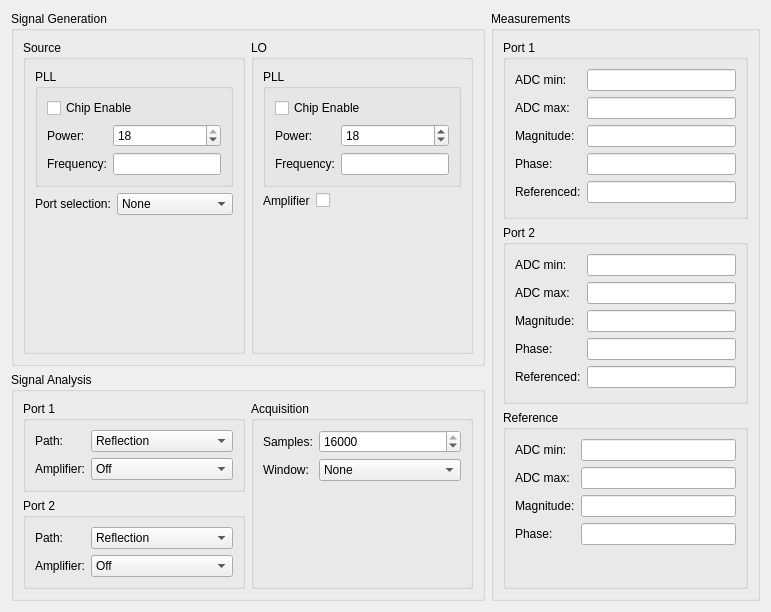
<?xml version="1.0" encoding="UTF-8"?>
<ui version="4.0">
 <class>ManualControlDialogVE1</class>
 <widget class="QDialog" name="ManualControlDialogVE1">
  <property name="windowModality">
   <enum>Qt::WindowModality::ApplicationModal</enum>
  </property>
  <property name="geometry">
   <rect>
    <x>0</x>
    <y>0</y>
    <width>771</width>
    <height>612</height>
   </rect>
  </property>
  <property name="windowTitle">
   <string>Manual System Control</string>
  </property>
  <layout class="QHBoxLayout" name="horizontalLayout_4">
   <item>
    <layout class="QHBoxLayout" name="horizontalLayout_3">
     <item>
      <layout class="QVBoxLayout" name="verticalLayout_3">
       <item>
        <widget class="QGroupBox" name="groupBox_10">
         <property name="title">
          <string>Signal Generation</string>
         </property>
         <layout class="QHBoxLayout" name="horizontalLayout_2">
          <item>
           <widget class="QGroupBox" name="groupBox_3">
            <property name="title">
             <string>Source</string>
            </property>
            <layout class="QVBoxLayout" name="verticalLayout">
             <item>
              <widget class="QGroupBox" name="groupBox">
               <property name="title">
                <string>PLL</string>
               </property>
               <layout class="QVBoxLayout" name="verticalLayout_10">
                <item>
                 <widget class="QCheckBox" name="srcCE">
                  <property name="text">
                   <string>Chip Enable</string>
                  </property>
                 </widget>
                </item>
                <item>
                 <layout class="QFormLayout" name="formLayout">
                  <item row="0" column="0">
                   <widget class="QLabel" name="label">
                    <property name="text">
                     <string>Power:</string>
                    </property>
                   </widget>
                  </item>
                  <item row="1" column="0">
                   <widget class="QLabel" name="label_2">
                    <property name="text">
                     <string>Frequency:</string>
                    </property>
                   </widget>
                  </item>
                  <item row="1" column="1">
                   <widget class="SIUnitEdit" name="srcFreq"/>
                  </item>
                  <item row="0" column="1">
                   <widget class="QSpinBox" name="srcPwr">
                    <property name="maximum">
                     <number>18</number>
                    </property>
                    <property name="value">
                     <number>18</number>
                    </property>
                   </widget>
                  </item>
                 </layout>
                </item>
               </layout>
              </widget>
             </item>
             <item>
              <layout class="QFormLayout" name="formLayout_10">
               <item row="0" column="0">
                <widget class="QLabel" name="label_10">
                 <property name="text">
                  <string>Port selection:</string>
                 </property>
                </widget>
               </item>
               <item row="0" column="1">
                <widget class="QComboBox" name="portSel">
                 <item>
                  <property name="text">
                   <string>None</string>
                  </property>
                 </item>
                 <item>
                  <property name="text">
                   <string>Port 1</string>
                  </property>
                 </item>
                 <item>
                  <property name="text">
                   <string>Port 2</string>
                  </property>
                 </item>
                </widget>
               </item>
              </layout>
             </item>
             <item>
              <spacer name="verticalSpacer_2">
               <property name="orientation">
                <enum>Qt::Orientation::Vertical</enum>
               </property>
               <property name="sizeHint" stdset="0">
                <size>
                 <width>20</width>
                 <height>40</height>
                </size>
               </property>
              </spacer>
             </item>
            </layout>
           </widget>
          </item>
          <item>
           <widget class="QGroupBox" name="groupBox_4">
            <property name="title">
             <string>LO</string>
            </property>
            <layout class="QVBoxLayout" name="verticalLayout_2">
             <item>
              <widget class="QGroupBox" name="groupBox_5">
               <property name="title">
                <string>PLL</string>
               </property>
               <layout class="QVBoxLayout" name="verticalLayout_11">
                <item>
                 <widget class="QCheckBox" name="LOCE">
                  <property name="text">
                   <string>Chip Enable</string>
                  </property>
                 </widget>
                </item>
                <item>
                 <layout class="QFormLayout" name="formLayout_11">
                  <item row="0" column="0">
                   <widget class="QLabel" name="label_29">
                    <property name="text">
                     <string>Power:</string>
                    </property>
                   </widget>
                  </item>
                  <item row="1" column="0">
                   <widget class="QLabel" name="label_30">
                    <property name="text">
                     <string>Frequency:</string>
                    </property>
                   </widget>
                  </item>
                  <item row="1" column="1">
                   <widget class="SIUnitEdit" name="LOFreq"/>
                  </item>
                  <item row="0" column="1">
                   <widget class="QSpinBox" name="LOPwr">
                    <property name="maximum">
                     <number>63</number>
                    </property>
                    <property name="value">
                     <number>18</number>
                    </property>
                   </widget>
                  </item>
                 </layout>
                </item>
               </layout>
              </widget>
             </item>
             <item>
              <layout class="QFormLayout" name="formLayout_13">
               <item row="0" column="0">
                <widget class="QLabel" name="label_33">
                 <property name="text">
                  <string>Amplifier</string>
                 </property>
                </widget>
               </item>
               <item row="0" column="1">
                <widget class="QCheckBox" name="LOAmp">
                 <property name="text">
                  <string/>
                 </property>
                </widget>
               </item>
              </layout>
             </item>
             <item>
              <spacer name="verticalSpacer">
               <property name="orientation">
                <enum>Qt::Orientation::Vertical</enum>
               </property>
               <property name="sizeHint" stdset="0">
                <size>
                 <width>20</width>
                 <height>40</height>
                </size>
               </property>
              </spacer>
             </item>
            </layout>
           </widget>
          </item>
         </layout>
        </widget>
       </item>
       <item>
        <widget class="QGroupBox" name="groupBox_11">
         <property name="title">
          <string>Signal Analysis</string>
         </property>
         <layout class="QHBoxLayout" name="horizontalLayout">
          <item>
           <layout class="QVBoxLayout" name="verticalLayout_6">
            <item>
             <widget class="QGroupBox" name="groupBox_7">
              <property name="title">
               <string>Port 1</string>
              </property>
              <layout class="QFormLayout" name="formLayout_3">
               <item row="0" column="0">
                <widget class="QLabel" name="label_6">
                 <property name="text">
                  <string>Path:</string>
                 </property>
                </widget>
               </item>
               <item row="0" column="1">
                <widget class="QComboBox" name="P1Path">
                 <item>
                  <property name="text">
                   <string>Reflection</string>
                  </property>
                 </item>
                 <item>
                  <property name="text">
                   <string>Transmission</string>
                  </property>
                 </item>
                </widget>
               </item>
               <item row="1" column="0">
                <widget class="QLabel" name="label_7">
                 <property name="text">
                  <string>Amplifier:</string>
                 </property>
                </widget>
               </item>
               <item row="1" column="1">
                <widget class="QComboBox" name="P1Amp">
                 <item>
                  <property name="text">
                   <string>Off</string>
                  </property>
                 </item>
                 <item>
                  <property name="text">
                   <string>On</string>
                  </property>
                 </item>
                 <item>
                  <property name="text">
                   <string>Bypass</string>
                  </property>
                 </item>
                </widget>
               </item>
              </layout>
             </widget>
            </item>
            <item>
             <widget class="QGroupBox" name="groupBox_8">
              <property name="title">
               <string>Port 2</string>
              </property>
              <layout class="QFormLayout" name="formLayout_4">
               <item row="0" column="0">
                <widget class="QLabel" name="label_8">
                 <property name="text">
                  <string>Path:</string>
                 </property>
                </widget>
               </item>
               <item row="0" column="1">
                <widget class="QComboBox" name="P2Path">
                 <item>
                  <property name="text">
                   <string>Reflection</string>
                  </property>
                 </item>
                 <item>
                  <property name="text">
                   <string>Transmission</string>
                  </property>
                 </item>
                </widget>
               </item>
               <item row="1" column="0">
                <widget class="QLabel" name="label_9">
                 <property name="text">
                  <string>Amplifier:</string>
                 </property>
                </widget>
               </item>
               <item row="1" column="1">
                <widget class="QComboBox" name="P2Amp">
                 <item>
                  <property name="text">
                   <string>Off</string>
                  </property>
                 </item>
                 <item>
                  <property name="text">
                   <string>On</string>
                  </property>
                 </item>
                 <item>
                  <property name="text">
                   <string>Bypass</string>
                  </property>
                 </item>
                </widget>
               </item>
              </layout>
             </widget>
            </item>
           </layout>
          </item>
          <item>
           <layout class="QVBoxLayout" name="verticalLayout_8">
            <item>
             <widget class="QGroupBox" name="groupBox_13">
              <property name="title">
               <string>Acquisition</string>
              </property>
              <layout class="QFormLayout" name="formLayout_6">
               <item row="0" column="0">
                <widget class="QLabel" name="label_12">
                 <property name="text">
                  <string>Samples:</string>
                 </property>
                </widget>
               </item>
               <item row="0" column="1">
                <widget class="QSpinBox" name="Samples">
                 <property name="minimum">
                  <number>80</number>
                 </property>
                 <property name="maximum">
                  <number>16000</number>
                 </property>
                 <property name="singleStep">
                  <number>80</number>
                 </property>
                 <property name="value">
                  <number>16000</number>
                 </property>
                </widget>
               </item>
               <item row="1" column="0">
                <widget class="QLabel" name="label_15">
                 <property name="text">
                  <string>Window:</string>
                 </property>
                </widget>
               </item>
               <item row="1" column="1">
                <widget class="QComboBox" name="Window">
                 <item>
                  <property name="text">
                   <string>None</string>
                  </property>
                 </item>
                 <item>
                  <property name="text">
                   <string>Kaiser</string>
                  </property>
                 </item>
                 <item>
                  <property name="text">
                   <string>Hann</string>
                  </property>
                 </item>
                 <item>
                  <property name="text">
                   <string>Flat Top</string>
                  </property>
                 </item>
                </widget>
               </item>
              </layout>
             </widget>
            </item>
           </layout>
          </item>
         </layout>
        </widget>
       </item>
      </layout>
     </item>
     <item>
      <widget class="QGroupBox" name="groupBox_12">
       <property name="title">
        <string>Measurements</string>
       </property>
       <layout class="QVBoxLayout" name="verticalLayout_16">
        <item>
         <widget class="QGroupBox" name="groupBox_16">
          <property name="title">
           <string>Port 1</string>
          </property>
          <layout class="QVBoxLayout" name="verticalLayout_19">
           <item>
            <layout class="QFormLayout" name="formLayout_9">
             <item row="0" column="0">
              <widget class="QLabel" name="label_25">
               <property name="text">
                <string>ADC min:</string>
               </property>
              </widget>
             </item>
             <item row="0" column="1">
              <widget class="QLineEdit" name="port1min"/>
             </item>
             <item row="1" column="0">
              <widget class="QLabel" name="label_26">
               <property name="text">
                <string>ADC max:</string>
               </property>
              </widget>
             </item>
             <item row="1" column="1">
              <widget class="QLineEdit" name="port1max"/>
             </item>
             <item row="2" column="0">
              <widget class="QLabel" name="label_27">
               <property name="text">
                <string>Magnitude:</string>
               </property>
              </widget>
             </item>
             <item row="2" column="1">
              <widget class="QLineEdit" name="port1mag"/>
             </item>
             <item row="3" column="0">
              <widget class="QLabel" name="label_28">
               <property name="text">
                <string>Phase:</string>
               </property>
              </widget>
             </item>
             <item row="3" column="1">
              <widget class="QLineEdit" name="port1phase"/>
             </item>
             <item row="4" column="0">
              <widget class="QLabel" name="label_13">
               <property name="text">
                <string>Referenced:</string>
               </property>
              </widget>
             </item>
             <item row="4" column="1">
              <widget class="QLineEdit" name="port1referenced"/>
             </item>
            </layout>
           </item>
          </layout>
         </widget>
        </item>
        <item>
         <widget class="QGroupBox" name="groupBox_14">
          <property name="title">
           <string>Port 2</string>
          </property>
          <layout class="QVBoxLayout" name="verticalLayout_17">
           <item>
            <layout class="QFormLayout" name="formLayout_7">
             <item row="0" column="0">
              <widget class="QLabel" name="label_17">
               <property name="text">
                <string>ADC min:</string>
               </property>
              </widget>
             </item>
             <item row="0" column="1">
              <widget class="QLineEdit" name="port2min"/>
             </item>
             <item row="1" column="0">
              <widget class="QLabel" name="label_18">
               <property name="text">
                <string>ADC max:</string>
               </property>
              </widget>
             </item>
             <item row="1" column="1">
              <widget class="QLineEdit" name="port2max"/>
             </item>
             <item row="2" column="0">
              <widget class="QLabel" name="label_19">
               <property name="text">
                <string>Magnitude:</string>
               </property>
              </widget>
             </item>
             <item row="2" column="1">
              <widget class="QLineEdit" name="port2mag"/>
             </item>
             <item row="3" column="0">
              <widget class="QLabel" name="label_20">
               <property name="text">
                <string>Phase:</string>
               </property>
              </widget>
             </item>
             <item row="3" column="1">
              <widget class="QLineEdit" name="port2phase"/>
             </item>
             <item row="4" column="0">
              <widget class="QLabel" name="label_14">
               <property name="text">
                <string>Referenced:</string>
               </property>
              </widget>
             </item>
             <item row="4" column="1">
              <widget class="QLineEdit" name="port2referenced"/>
             </item>
            </layout>
           </item>
          </layout>
         </widget>
        </item>
        <item>
         <widget class="QGroupBox" name="groupBox_15">
          <property name="title">
           <string>Reference</string>
          </property>
          <layout class="QVBoxLayout" name="verticalLayout_18">
           <item>
            <layout class="QFormLayout" name="formLayout_8">
             <item row="0" column="0">
              <widget class="QLabel" name="label_21">
               <property name="text">
                <string>ADC min:</string>
               </property>
              </widget>
             </item>
             <item row="0" column="1">
              <widget class="QLineEdit" name="refmin"/>
             </item>
             <item row="1" column="0">
              <widget class="QLabel" name="label_22">
               <property name="text">
                <string>ADC max:</string>
               </property>
              </widget>
             </item>
             <item row="1" column="1">
              <widget class="QLineEdit" name="refmax"/>
             </item>
             <item row="2" column="0">
              <widget class="QLabel" name="label_23">
               <property name="text">
                <string>Magnitude:</string>
               </property>
              </widget>
             </item>
             <item row="2" column="1">
              <widget class="QLineEdit" name="refmag"/>
             </item>
             <item row="3" column="0">
              <widget class="QLabel" name="label_24">
               <property name="text">
                <string>Phase:</string>
               </property>
              </widget>
             </item>
             <item row="3" column="1">
              <widget class="QLineEdit" name="refphase"/>
             </item>
            </layout>
           </item>
          </layout>
         </widget>
        </item>
       </layout>
      </widget>
     </item>
    </layout>
   </item>
  </layout>
 </widget>
 <customwidgets>
  <customwidget>
   <class>SIUnitEdit</class>
   <extends>QLineEdit</extends>
   <header>CustomWidgets/siunitedit.h</header>
  </customwidget>
 </customwidgets>
 <resources/>
 <connections/>
</ui>
